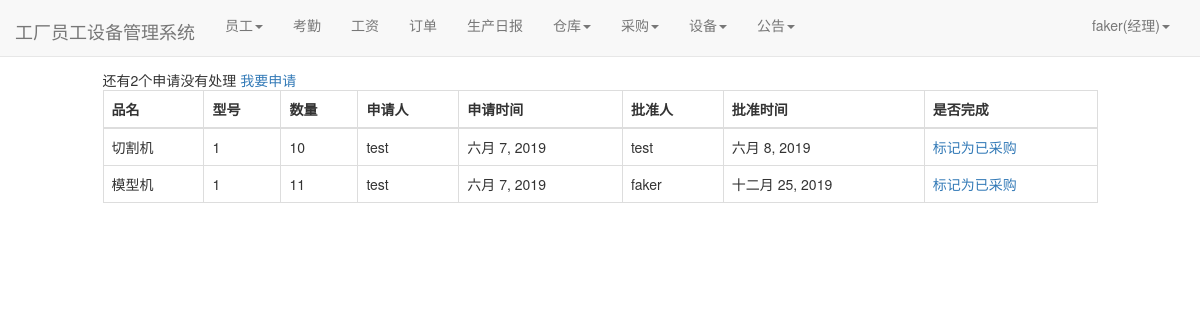
The app's page /warehouse/buy_list/ (signed in) with its own data.
### user/models.py (models this page shows)
class Profile(models.Model):
    user = models.OneToOneField(User, on_delete=models.CASCADE)
    staff_gender = models.CharField(max_length=10, choices=(('male', '男'), ('female', '女')), default='male',
                                    verbose_name='性别')
    staff_age = models.PositiveIntegerField(verbose_name="年龄")
    staff_home = models.CharField(max_length=100, verbose_name="籍贯")
    staff_nationality = models.CharField(max_length=20, verbose_name="民族")  # 民族
    staff_tel = models.BigIntegerField(verbose_name="电话")
    start_time = models.DateField(auto_now_add=True, verbose_name="入职时间")  # 入职时间
    id_card = models.CharField(max_length=20,verbose_name="身份证")  # 身份证号
    staff_type = models.CharField(max_length=100,verbose_name="职位", null=True)  # 职位
    salary_pre_hour = models.IntegerField(verbose_name="时薪")  # 时薪
    class Meta:
        ordering = ['-start_time']

### warehouse/models.py (models this page shows)
class PurchaseList(models.Model):#采购单
    good_name = models.CharField(max_length=100, verbose_name="品名")
    good_version = models.CharField(max_length=100, verbose_name="型号")
    good_num = models.IntegerField(verbose_name="数量")
    apply_staff_name = models.ForeignKey(User, on_delete=models.CASCADE, verbose_name="申请人",null=True,blank=True, related_name='purchase_a')
    apply_date = models.DateField(auto_now_add=True, verbose_name="申请日期")
    sanction_staff_name = models.ForeignKey(User, on_delete=models.CASCADE, verbose_name="批准人", null=True,blank=True,related_name='purchase_b')
    sanction_date = models.DateField(auto_now=True, verbose_name="批准日期",null=True,blank=True)
    price = models.BigIntegerField(null=True,blank=True,verbose_name="单价")
    total_price = models.BigIntegerField(verbose_name="总价",null=True,blank=True)
    buyer_name = models.ForeignKey(User, on_delete=models.DO_NOTHING,null=True,blank=True, verbose_name="采购员", related_name='purchase_c')
    buyer_date = models.DateField(auto_now=True, verbose_name="采购日期",null=True,blank=True)
    class Meta:
        ordering = ['-apply_date']

### warehouse/views.py (the view)
# urls.py: path('buy_list/', views.buy_list, name='buy_list'),
def buy_list(request):
    purchaselists = PurchaseList.objects.filter(~Q(sanction_staff_name=None), Q(buyer_name=None) )
    context = {}
    context['count'] = purchaselists.count()
    context['purchaselists'] = purchaselists
    return render(request, 'buy_list.html', context)

### user/models.py (called while the page is built)
def get_staff_type(self):
    if Profile.objects.filter(user=self).exists():
        profile = Profile.objects.get(user=self)
        return profile.staff_type
    else:
        return ''

### warehouse/templates/buy_list.html (shortened to what this page needs)
{% extends 'base.html' %}
{% if user.is_authenticated %}
                        {% block nav_facility_active %}active{% endblock %}
{% endif %}
{% block content %}
    <div class="containter">
        <div class="row">
            <div class="col-xs-10 col-xs-offset-1">
                {% if user.is_authenticated %}
                {% if user.get_staff_type == '经理' %}
                    <div>
                        <span>还有{{count}}个申请没有处理</span>
                        <a href="{%url 'apply' user.pk%}">我要申请</a></div>
                    <table class="table table-bordered table-hover">
                      <thead>
                        <tr>
                          <th scope="col">品名</th>
                            <th scope="col">型号</th>
                            <th scope="col">数量</th>
                             <th scope="col">申请人</th>
                            <th scope="col">申请时间</th>
                            <th scope="col">批准人</th>
                            <th scope="col">批准时间</th>
                            <th scope="col">是否完成</th>
                        </tr>
                      </thead>
                      <tbody>
                      {%for purchaselist in purchaselists%}
                        <tr>
                          <td>{{purchaselist.good_name}}</td>
                            <td>{{purchaselist.good_version}}</td>
                          <td>{{purchaselist.good_num}}</td>
                            <td>{{purchaselist.apply_staff_name}}</td>
                          <td>{{purchaselist.apply_date}}</td>
                            <td>{{purchaselist.sanction_staff_name}}</td>
                          <td>{{purchaselist.sanction_date}}</td>
                            <td><a href="{% url 'price' purchaselist.pk user.pk%}">标记为已采购</a></td>
                        </tr>
                      {% endfor %}
                      </tbody>
                    </table>
                {% endif %}
                {% else %}
                    <span>未登录，跳转到首页...</span>
                    <script type="text/javascript">
                        window.location.href = '/';
                    </script>
                {% endif %}
            </div>
        </div>
    </div>
{% endblock %}

### templates/base.html (shortened to what this page needs)
{% load staticfiles %}
<!doctype html>
<html lang="en">
<head>
    <link rel="stylesheet" href="{% static 'base.css' %}">
    <link rel="stylesheet" href="{% static 'home.css' %}">
    <link rel="stylesheet" href="{% static 'bootstrap-3.37/css/bootstrap.min.css' %}">
</head>
<body>
<div class="navbar navbar-default navbar-fixed-top" role="navigation">
    <div class="container-fluid">
        <div class="navbar-header">
        </div>
    </div>
</div>
<nav class="navbar navbar-default navbar-fixed-top">
    <div class="container-fluid">
        <div class="navbar-header">
            <a class="navbar-brand" href="{% url 'home' %}">工厂员工设备管理系统</a>
        </div>
        {% if user.is_authenticated %}
        <div class="collapse navbar-collapse" id="bs-example-navbar-collapse-1">
            <ul class="nav navbar-nav">
                {% if user.get_staff_type == '经理' %}
                <li class="{% block nav_staff_active %}{% endblock %}">
                <li class="dropdown">
                    <a href="#" class="dropdown-toggle" data-toggle="dropdown" role="button" aria-haspopup="true"
                       aria-expanded="false">员工<span class="caret"></span></a>
                </li>
                </li>
                <li class="{% block nav_attendence_active %}{% endblock %}"><a href="{% url 'attendence_lists'%}">考勤</a>
                </li>
                <li class="{% block nav_salary_active %}{% endblock %}"><a href="{% url 'salary_lists'%}">工资</a></li>
                <li class="{% block nav_order_active %}{% endblock %}"><a href="{% url 'order_list' %}">订单</a></li>
                <li class="{% block nav_producediary_active %}{% endblock %}"><a
                        href="{% url 'product_diary' %}">生产日报</a></li>
                <li class="{% block nav_warehousediary_active %}{% endblock %}">
                <li class="dropdown">
                    <a href="#" class="dropdown-toggle" data-toggle="dropdown" role="button" aria-haspopup="true"
                       aria-expanded="false">仓库<span class="caret"></span></a>
                </li>
                </li>
                <li class="{% block nav_purchase_active %}{% endblock %}">
                <li class="dropdown">
                    <a href="#" class="dropdown-toggle" data-toggle="dropdown" role="button" aria-haspopup="true"
                       aria-expanded="false">采购<span class="caret"></span></a>
                </li>
                </li>
                <li class="{% block nav_facility_active %}{% endblock %}">
                <li class="dropdown">
                    <a href="#" class="dropdown-toggle" data-toggle="dropdown" role="button" aria-haspopup="true"
                       aria-expanded="false">设备<span class="caret"></span></a>
                </li>
                </li>
                <li class="{% block nav_notice_active %}{% endblock %}">
                <li class="dropdown">
                    <a href="#" class="dropdown-toggle" data-toggle="dropdown" role="button" aria-haspopup="true"
                       aria-expanded="false">公告<span class="caret"></span></a>
                </li>
                </li>
                {%endif%}
            </ul>
            <ul class="nav navbar-nav navbar-right">
                <li class="dropdown">
                    <a href="#" class="dropdown-toggle" data-toggle="dropdown" role="button" aria-haspopup="true"
                       aria-expanded="false">
                        {{user.username}}({{user.get_staff_type}})<span class="caret"></span></a>
                </li>
            </ul>
        </div>
        {% else %}
        <ul class="nav navbar-nav navbar-right">
            <li><a href="{% url 'login' %}?from={{ request.get_full_path }}">登录</a></li>
        </ul>
        {% endif %}
    </div>
</nav>
{% block content%} {% endblock %}
</body>
</html>

### static/home.css (style rules this page uses)
* { margin: 0; padding: 0; }
body { margin-top: 70px!important; }
ul { list-style-type: none!important; }
ul.navbar-right { margin-right: 0; }
div.navbar-header { font-size: 200%; padding-top: 0.2em; }

### records on screen
PurchaseList: good_name "切割机", good_version "1", good_num "10", apply_staff_name "test", apply_date "六月 7, 2019", sanction_staff_name "test", sanction_date "六月 8, 2019"
PurchaseList: good_name "模型机", good_version "1", good_num "11", apply_staff_name "test", apply_date "六月 7, 2019", sanction_staff_name "faker", sanction_date "十二月 25, 2019"

### other values on screen
{{ user.username }} "faker"
{{ user.get_staff_type }} "经理"
{{ count }} "2"
